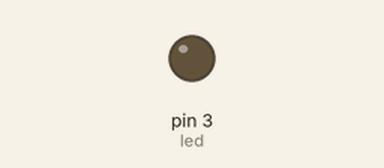
Recording of a sketch running on a simulated Arduino Uno, built with avr-gcc and run on an emulated ATmega328P. Shown: output pins drawn as LEDs (lit = HIGH).

Above: at 0.05 s.
At 2.35 s:
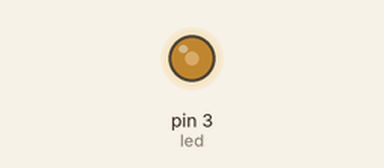
At 4.7 s:
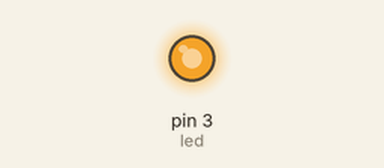
At 9.4 s:
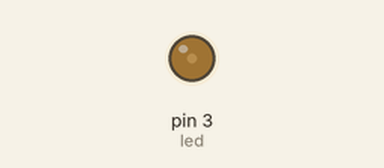
Timing chart, 0 to 13.5 s (numbered marks = the images above):
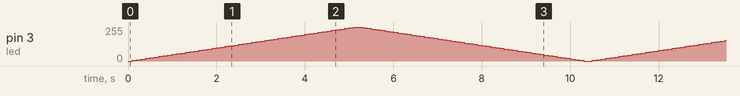

The sketch:

Fade_Blink.ino
```cpp
int led = 3;
int brightness = 0;
int fadeAmount = 5;

void setup() {
  pinMode(led, OUTPUT);
}

void loop() {

  for(brightness = 0; brightness <= 255 ; brightness += 5){
    analogWrite(led, brightness);
    delay (100);
  }

  for(brightness = 255; brightness >= 0 ; brightness -= 5){
    analogWrite(led, brightness);
    delay (100);
  }
}
```
